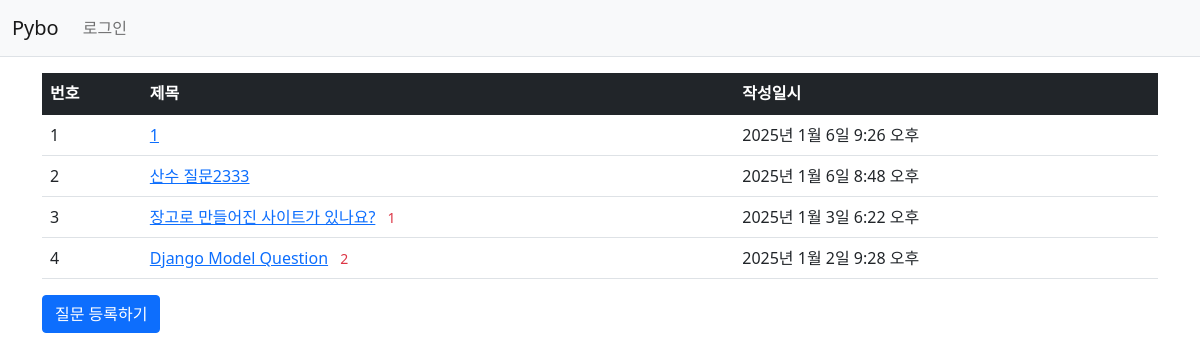
The page /pybo2/ on the database its author committed.
### pybo2/models.py (models this page shows, shortened)
class Question(models.Model):
    subject = models.CharField(max_length=200)
    content = models.TextField()
    create_date = models.DateTimeField()
    modify_date = models.DateTimeField(null=True, blank=True)

### pybo2/views.py (the view)
# urls.py: path('', views.index, name='index'),
def index(request):
    question_list = Question.objects.order_by('-create_date')
    context = {'question_list': question_list}
    return render(request, 'pybo2/question_list.html', context)

### templates/pybo2/question_list.html
{% extends 'base.html' %}
{% block content %}
<div class="container my-3">
    <table class="table">
        <thead>
        <tr class="table-dark">
            <th>번호</th>
            <th>제목</th>
            <th>작성일시</th>
        </tr>
        </thead>
        <tbody>
        {% if question_list %}
        {% for question in question_list %}
        <tr>
            <td>{{ forloop.counter }}</td>
            <td>
                <a href="{% url 'pybo2:detail' question.id %}">{{ question.subject }}</a>
                {% if question.answer_set.count > 0 %}
                <span class="text-danger small mx-2">{{ question.answer_set.count }}</span>
                {% endif %}
            </td>
            <td>{{ question.create_date }}</td>
        </tr>
        {% endfor %}
        {% else %}
        <tr>
            <td colspan="3">질문이 없습니다.</td>
        </tr>
        {% endif %}
        </tbody>
    </table>
    <a href="{% url 'pybo2:question_create' %}" class="btn btn-primary">질문 등록하기</a>
</div>
{% endblock %}

### templates/base.html (shortened to what this page needs)
{% load static %}
<!doctype html>
<html lang="ko">
<head>
    <link rel="stylesheet" type="text/css" href="{% static 'bootstrap.min.css' %}">
    <link rel="stylesheet" type="text/css" href="{% static 'style.css' %}">
</head>
<body>
{% include "navbar.html" %}
{% block content %}
{% endblock %}
</body>
</html>

### templates/navbar.html (shortened to what this page needs)
<nav class="navbar navbar-expand-lg navbar-light bg-light border-bottom">
    <div class="container-fluid">
        <a class="navbar-brand" href="{% url 'pybo2:index' %}">Pybo</a>
        <div class="collapse navbar-collapse" id="navbarSupportedContent">
            <ul class="navbar-nav me-auto mb-2 mb-lg-0">
                <li class="nav-item">
                    <a class="nav-link" href="#">로그인</a>
                </li>
            </ul>
        </div>
    </div>
</nav>

### rows shown on the page
Question: subject "1", create_date "2025년 1월 6일 9:26 오후"
Question: subject "산수 질문2333", create_date "2025년 1월 6일 8:48 오후"
Question: subject "장고로 만들어진 사이트가 있나요?", answer_set.count "1", create_date "2025년 1월 3일 6:22 오후"
Question: subject "Django Model Question", answer_set.count "2", create_date "2025년 1월 2일 9:28 오후"
